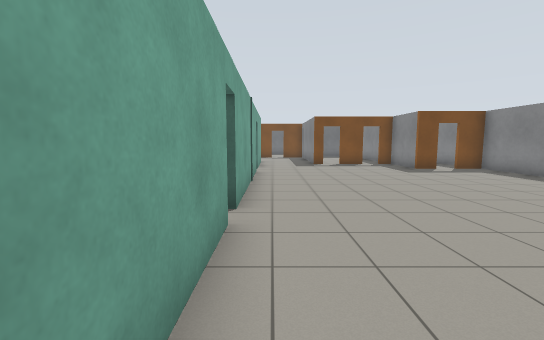
[1] (above)

24 first-person views from a walk through a robot-simulator world made for Gazebo. The camera is 1.2 m above the floor, tilts 6° down and sees 90° across. The floor is counted in squares, 1 m on a side. Each view is taken from the middle of a square. On the plan, view 1 faces up. The plan holds only what a view shows up to about 12 squares ahead; the rest is blank.

[2]
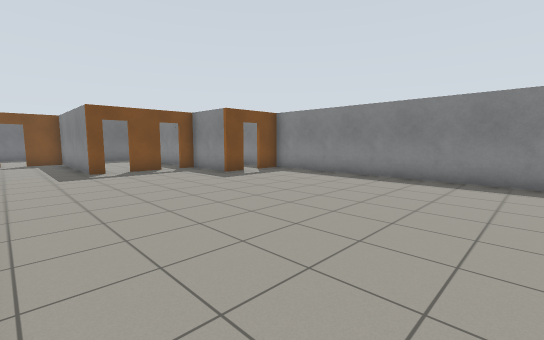

[3]
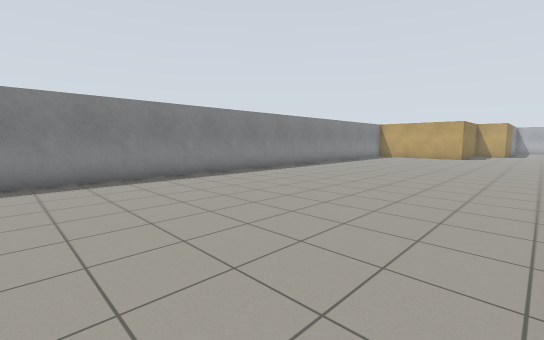

[4]
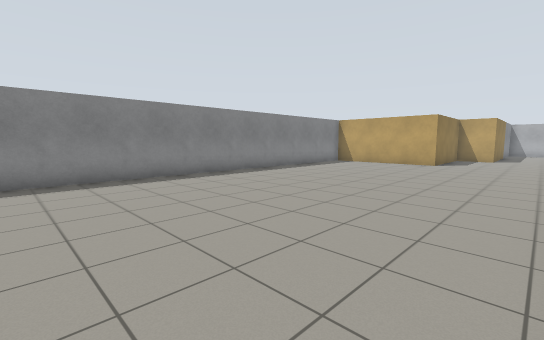

[5]
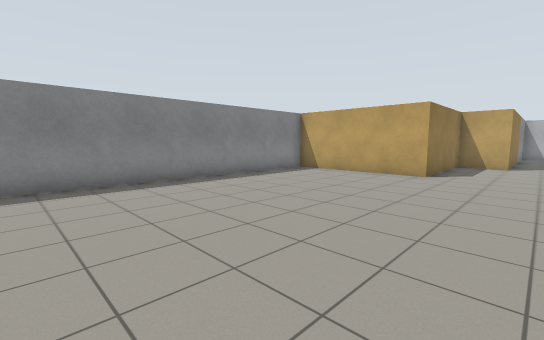

[6]
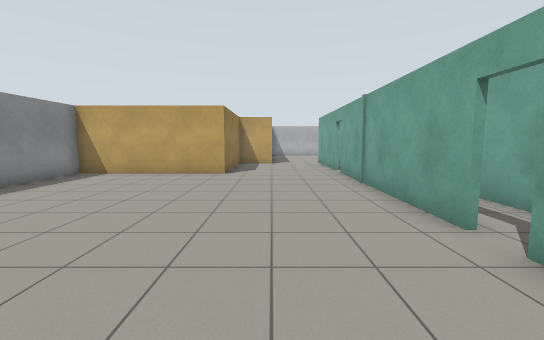

[7]
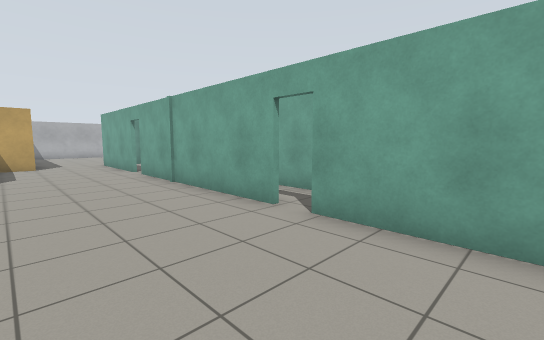

[8]
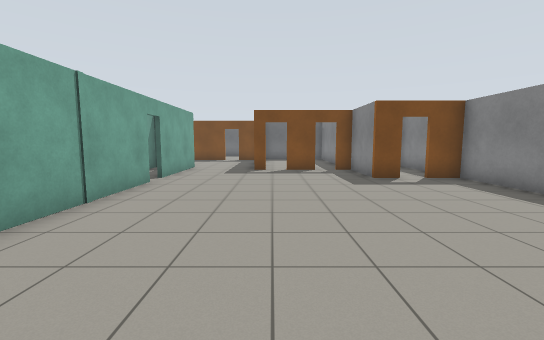

[9]
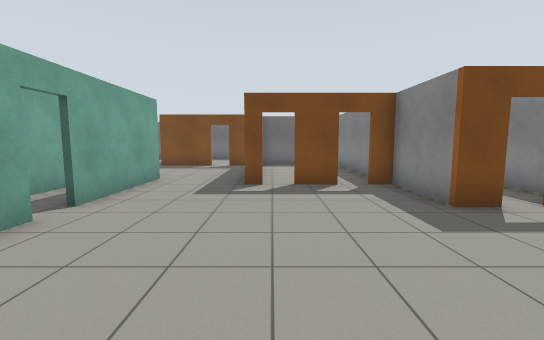

[10]
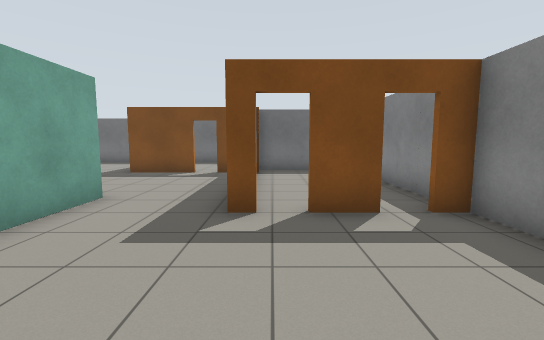

[11]
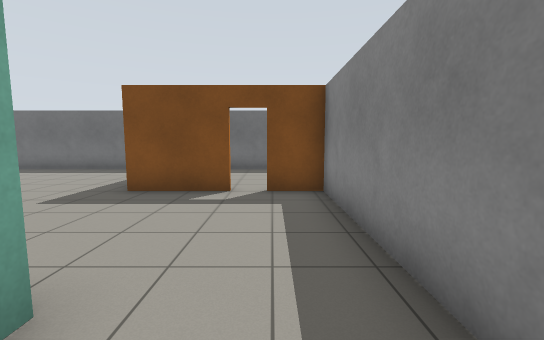

[12]
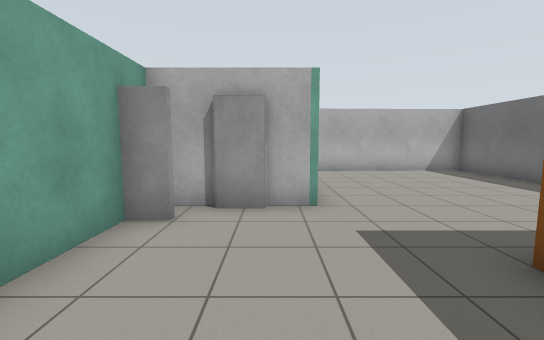

[13]
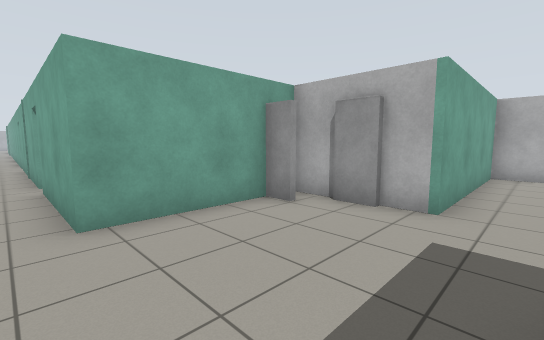

[14]
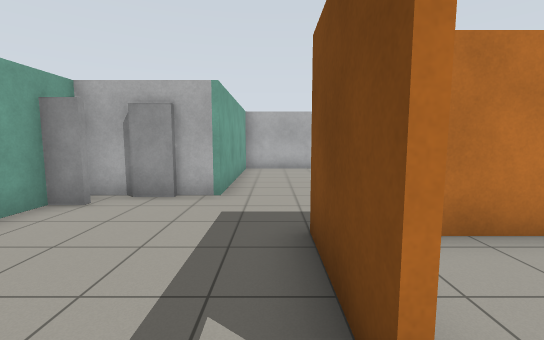

[15]
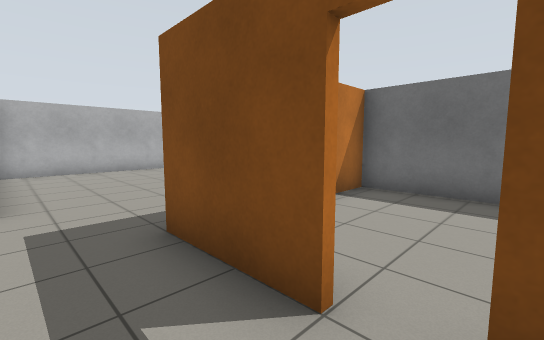

[16]
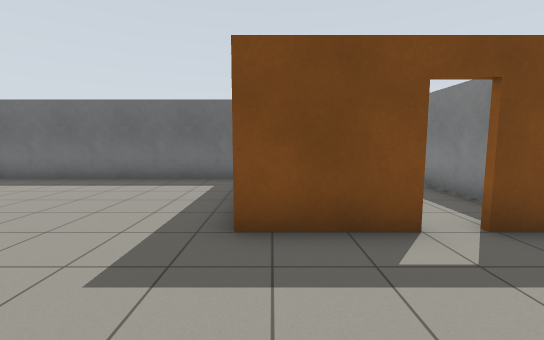

[17]
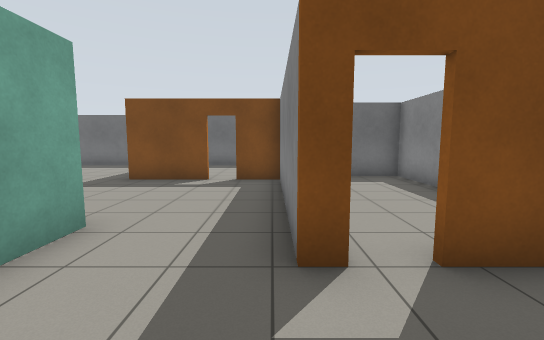

[18]
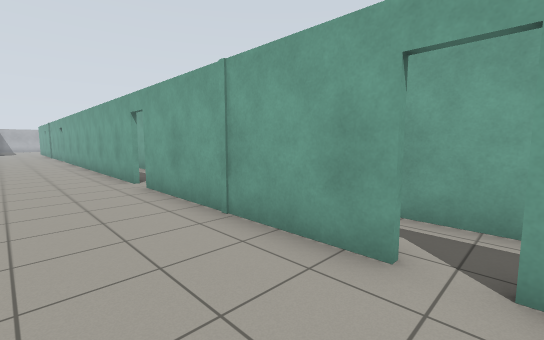

[19]
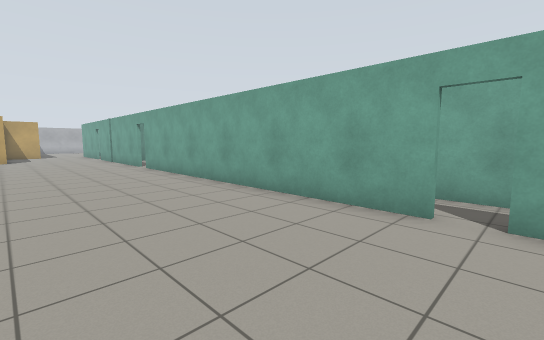

[20]
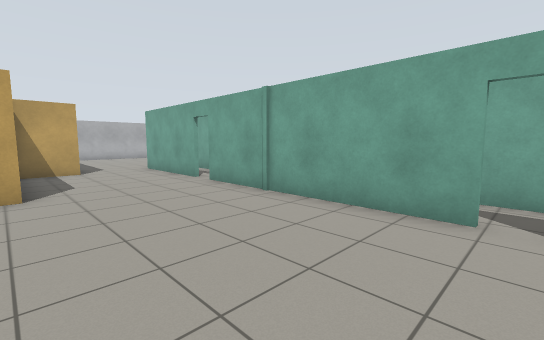

[21]
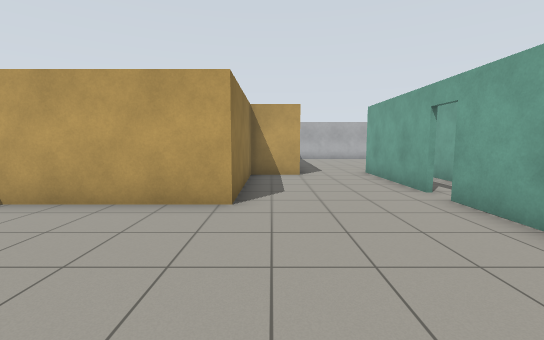

[22]
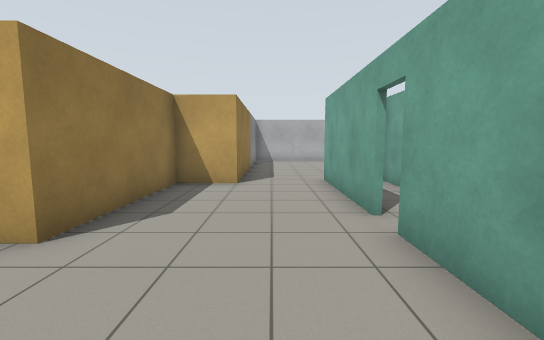

[23]
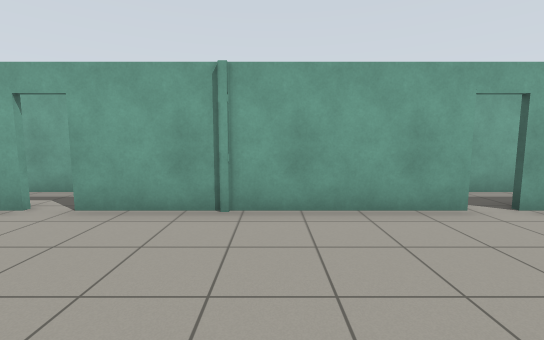

[24]
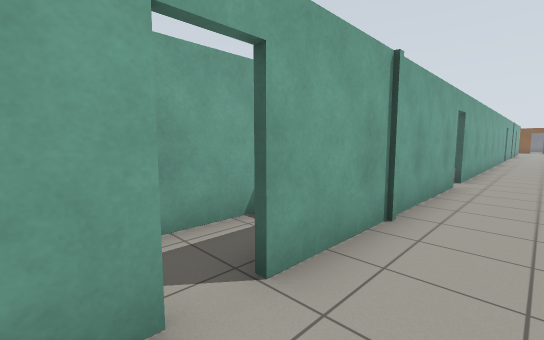

### Floor plan
Points are (right, up) in squares from view 1. A wall is a line through its corners. A room is listed if a view was taken in it or the views show most of it. See-through windows are left out.
Room 1 (views 1, 2, 3, 4, 5, 6, 7, 8, 9, 10, 11, 17, 18, 19, 20, 21, 22, 23, 24)
walls: (-0.6, 3.9) (-0.6, -7.8); (-0.6, -8.5) (-0.6, -15.5); (-0.6, 11.1) (-0.6, 4.6); (7.3, 11.9) (6.4, 11.9) (6.4, 14.5); (-0.6, -16.3) (-0.6, -18.5); (4.9, 14.5) (3.6, 14.5); (2.8, 14.5) (2.3, 14.5) (2.3, 16.5); (2, -19.7) (3.8, -19.7) (3.8, -15.1) (9.2, -15.1) (9.2, 11.9) (8.1, 11.9); (-0.6, 15.8) (-0.6, 11.9)
ways out: opening at (0.5, 17) to room 2; open door at (3, 14.5) to room 4; open door at (5, 14.5) to room 4; open door at (-1, -16) to room 6; opening at (0.5, -19.5); open door at (-1, -8); open door at (-1, 4); open door at (-1, 11.5); open door at (7.5, 12)
Room 2 (views 12, 13, 14, 15, 16)
walls: (-3.5, 15.8) (-0.6, 15.8); (-5, 18.9) (-5, 17.5); (2.3, 16.5) (2.3, 20.5) (0.9, 20.5); (0, 20.5) (-2.6, 20.5)
ways out: opening at (0.5, 17) to room 1; opening at (-4, 20) to room 3; open door at (0.5, 21) to room 5
objects: door leaf (-4, 16)
Room 3 (no view inside)
walls: (-3.1, 25.7) (-11.2, 25.7) (-11, 18.9) (-5, 18.9)
ways out: opening at (-4, 20) to room 2
Room 4 (no view inside)
walls: (6.4, 15.6) (6.4, 21.3) (2.4, 21.3)
ways out: open door at (3, 14.5) to room 1; open door at (5, 14.5) to room 1
Room 5 (no view inside)
walls: (2.3, 22.4) (2.3, 24.6); (0.9, 25.7) (-2.4, 25.7) (-2.4, 22.1)
ways out: open door at (0.5, 21) to room 2
Room 6 (no view inside)
walls: (-2.4, -14) (-2.4, -20.3)
ways out: open door at (-1, -16) to room 1

Positions as (right, up) in squares from view 1, and headings:
1: (0, 0), facing up
2: (0, 3), facing up-right
3: (0, 6), facing down-right
4: (0, 0), facing down-right
5: (1, -5), facing down-right
6: (2, -5), facing down
7: (3, -5), facing down-left
8: (3, 3), facing up
9: (3, 7), facing up
10: (3, 10), facing up
11: (1, 14), facing up
12: (0, 18), facing left
13: (0, 20), facing down-left
14: (1, 20), facing left
15: (1, 19), facing up-left
16: (-2, 17), facing up
17: (2, 12), facing up
18: (2, 12), facing down-left
19: (4, 5), facing down-left
20: (4, -8), facing down-left
21: (3, -10), facing down
22: (1, -12), facing down
23: (4, -12), facing left
24: (1, -17), facing up-left
